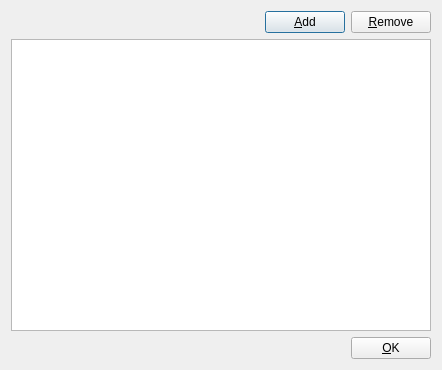
<?xml version="1.0" encoding="UTF-8"?>
<ui version="4.0">
 <class>PaletteAddUI</class>
 <widget class="QDialog" name="PaletteAddUI">
  <property name="geometry">
   <rect>
    <x>0</x>
    <y>0</y>
    <width>442</width>
    <height>370</height>
   </rect>
  </property>
  <property name="windowTitle">
   <string>PaletteAddUI</string>
  </property>
  <layout class="QVBoxLayout" name="verticalLayout">
   <item>
    <layout class="QHBoxLayout" name="horizontalLayout">
     <item>
      <spacer name="horizontalSpacer">
       <property name="orientation">
        <enum>Qt::Orientation::Horizontal</enum>
       </property>
       <property name="sizeHint" stdset="0">
        <size>
         <width>40</width>
         <height>20</height>
        </size>
       </property>
      </spacer>
     </item>
     <item>
      <widget class="QPushButton" name="addBtn">
       <property name="text">
        <string>&amp;Add</string>
       </property>
       <property name="icon">
        <iconset theme="list-add"/>
       </property>
      </widget>
     </item>
     <item>
      <widget class="QPushButton" name="removeBtn">
       <property name="text">
        <string>&amp;Remove</string>
       </property>
       <property name="icon">
        <iconset theme="list-remove"/>
       </property>
      </widget>
     </item>
    </layout>
   </item>
   <item>
    <widget class="QTableView" name="tableView"/>
   </item>
   <item>
    <layout class="QHBoxLayout" name="horizontalLayout_2">
     <item>
      <spacer name="horizontalSpacer_2">
       <property name="orientation">
        <enum>Qt::Orientation::Horizontal</enum>
       </property>
       <property name="sizeHint" stdset="0">
        <size>
         <width>40</width>
         <height>20</height>
        </size>
       </property>
      </spacer>
     </item>
     <item>
      <widget class="QPushButton" name="okBtn">
       <property name="text">
        <string>&amp;OK</string>
       </property>
      </widget>
     </item>
    </layout>
   </item>
  </layout>
 </widget>
 <resources/>
 <connections/>
</ui>
